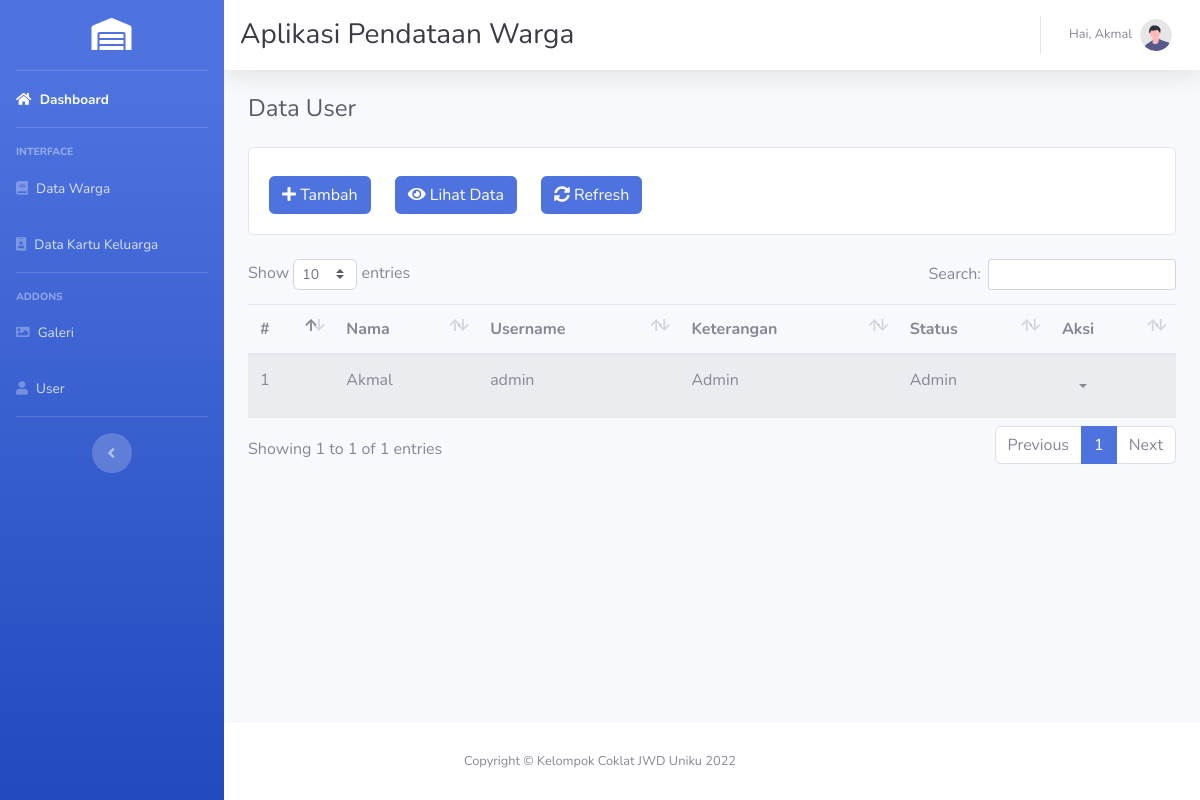
The app's page /pages/user/index.php (signed in) with its own data.
### tables this page shows
CREATE TABLE `user` (
  `id_user` int(11) NOT NULL,
  `nama_user` varchar(45) NOT NULL,
  `username_user` varchar(20) NOT NULL,
  `password_user` varchar(32) NOT NULL,
  `keterangan_user` text NOT NULL,
  `status_user` enum('Admin','RT','RW') NOT NULL,
  `desa_kelurahan_user` varchar(30) NOT NULL,
  `kecamatan_user` varchar(30) NOT NULL,
  `kabupaten_kota_user` varchar(30) NOT NULL,
  `provinsi_user` varchar(30) NOT NULL,
  `negara_user` varchar(30) NOT NULL,
  `rt_user` varchar(3) NOT NULL,
  `rw_user` varchar(3) NOT NULL,
  `created_at` timestamp NOT NULL DEFAULT current_timestamp() ON UPDATE current_timestamp(),
  `updated_at` timestamp NOT NULL DEFAULT '0000-00-00 00:00:00'
);

### pages/user/data-index.php (called while the page is built)
<?php
require_once "../../config/koneksi.php";
$query = "SELECT * FROM user";
$result = mysqli_query($db, $query);
$data_user = array();
while ($row = mysqli_fetch_assoc($result)) {
  $data_user[] = $row;
}

### pages/user/index.php (the view, shortened to what this page needs)
<?php include('../_partials/dashboard-top.php') ?>
<div id="wrapper">
  <?php include('../_partials/dashboard-sidebar.php'); ?>
  <div id="content-wrapper" class="d-flex flex-column">
    <div id="content">
      <?php include('../_partials/dashboard-topbar.php'); ?>
      <div class="container-fluid">
        <div class="d-sm-flex align-items-center justify-content-between mb-4">
          <h1 class="h4 mb-0 text-gray-800">Data User</h1>
        </div>
        <?php include('_partials/menu.php') ?>
        <?php include('data-index.php') ?>
        <div class="table-responsive">
          <table class="table table-striped table-condensed table-hover" id="datatable">
            <thead>
              <tr>
                <th>#</th>
                <th>Nama</th>
                <th>Username</th>
                <th>Keterangan</th>
                <th>Status</th>
                <th>Aksi</th>
              </tr>
            </thead>
            <tbody>
              <?php foreach ($data_user as $user) : ?>
              <tr>
                <td><?php echo $user['id_user'] ?></td>
                <td><?php echo $user['nama_user'] ?></td>
                <td><?php echo $user['username_user'] ?></td>
                <td><?php echo $user['keterangan_user'] ?></td>
                <td><?php echo $user['status_user'] ?></td>
                <td>
                  <div class="btn-group pull-right">
                    <button class="btn btn-default dropdown-toggle" type="button" data-toggle="dropdown" aria-expanded="false">
                    </button>
                  </div>
                </td>
              </tr>
              <?php endforeach ?>
            </tbody>
          </table>
        </div>
      </div>
    </div>
    <?php include('../_partials/dashboard-footer.php'); ?>
  </div>
</div>
<?php include('../_partials/dashboard-bottom.php') ?>

### records on screen
user: id_user "1", nama_user "Akmal", username_user "admin", keterangan_user "Admin", status_user "Admin"

### other values on screen
$_SESSION['user']['nama_user'] "Akmal"
